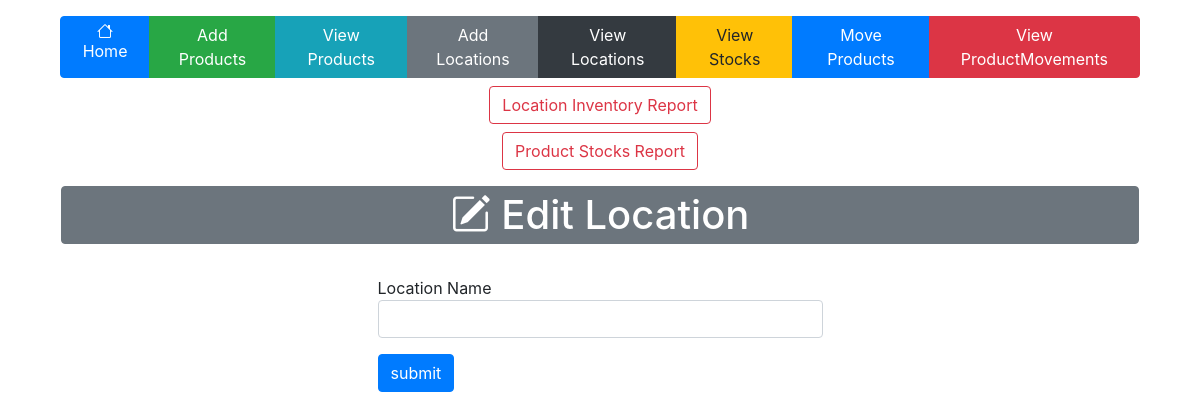
/edit_locations/2010, run on an earlier commit of the app's database.
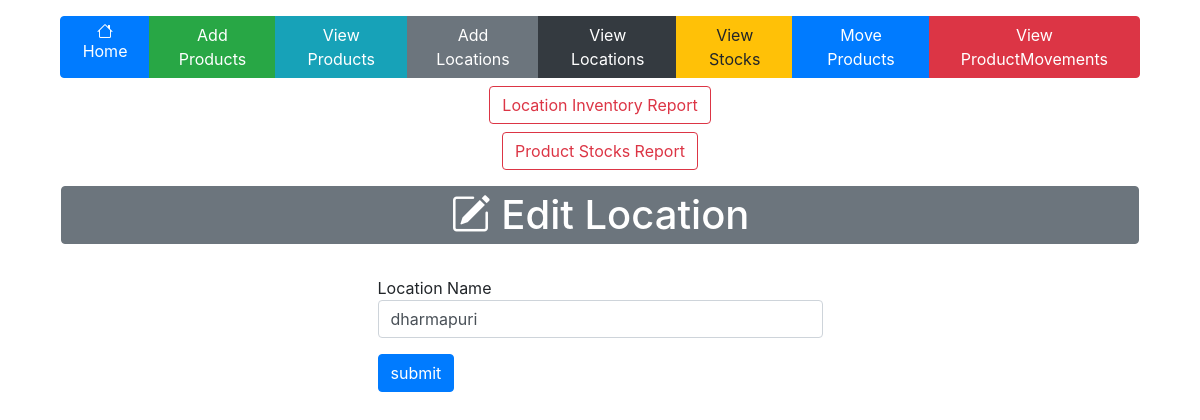
And on a later commit of the database.
### tables this page shows
CREATE TABLE "locations" (
	"L_ID"	INTEGER,
	"L_NAME"	TEXT,
	PRIMARY KEY("L_ID" AUTOINCREMENT)
);

### app.py (the view, shortened to what this page needs)
@app.route('/edit_locations/<string:lid>',methods=['POST','GET'])
def edit_locations(lid):
    con=sql.connect("inventory.db")
    con.row_factory=sql.Row
    cur=con.cursor()
    cur.execute("select * from locations where L_ID=?",(lid,))
    data=cur.fetchone()
    return render_template("edit_locations.html",datas=data)

### templates/edit_locations.html
{% extends 'layout.html' %}
{% block body %}
<div class="d-flex justify-content-between align-items-center mb-3">
    <div class="flex-grow-1 text-center">
        <h1 class="border border-secondary m-3 p-1 bg-secondary text-white rounded bolder"><i class="bi bi-pencil-square"></i> Edit Location</h1>
    </div>
</div>
    <div class="row">
        <div class="col-5 mx-auto">
            <form method="post" action='{{url_for("edit_locations",lid=datas.L_ID)}}'>
                <div class="form-group">
                    <lable>Location Name</lable>
                    <input type="text" name="lname" required class="form-control" value="{{datas.L_NAME}}">
                </div>
                <input type="submit" value="submit" class="btn btn-primary">
            </form>
        </div>
    </div>
{% endblock %}

What changed in the data, as far as the page shows it:
added locations: lname "dharmapuri"
